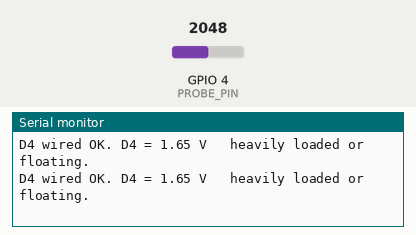
This sketch was run on a simulated ESP32. Shown: the last lines printed to the serial monitor. Inputs (shaded band) come from the test bench; at power-on: GPIO 4 (PROBE_PIN) = 2048.

Above: at 4.5 s.
4.6 s: GPIO 4 (PROBE_PIN) set to 2189
At 5.5 s:
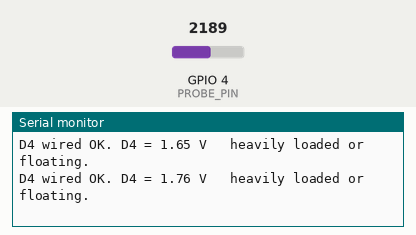
6.1 s: GPIO 4 (PROBE_PIN) set to 2304
At 7.0 s:
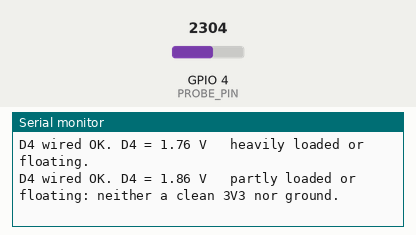
8.6 s: GPIO 4 (PROBE_PIN) set to 3657
At 9.2 s:
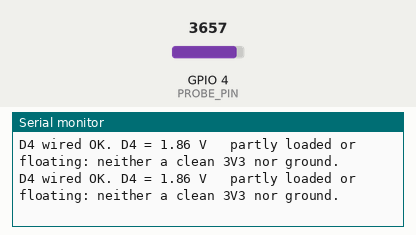
10.1 s: GPIO 4 (PROBE_PIN) set to 3772
At 11.5 s:
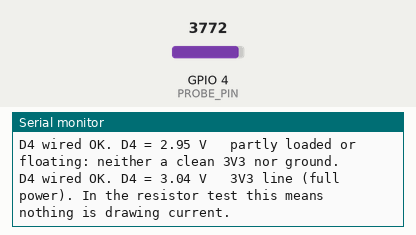

Measured:
- the behaviour switches between 2234 and 2235 on GPIO 4 (PROBE_PIN) (found by bisection; images 1 and 2)
- the behaviour switches between 3723 and 3724 on GPIO 4 (PROBE_PIN) (found by bisection; images 3 and 4)
- after the input at 4.6 s, the serial monitor: prints a new line after 0.25 s (image 1)
- after the input at 6.1 s, the serial monitor: prints a new line after 0.25 s (image 2)
- after the input at 10.1 s, the serial monitor: prints a new line after 0.75 s (image 4)

The sketch:

gps_power_probe.ino
```cpp
/*
 * ArmoryDB · GPS power probe
 * ==========================
 * Finds out, without a multimeter, whether the GPS board has a short on its power input.
 * Serial Monitor: 115200 baud.
 *
 * A 330 ohm resistor sits between the ESP32's 3V3 pin and the GPS VCC pin, so even a dead short
 * can only draw about 10 mA. The ESP32 keeps its power. This sketch reads the voltage at the
 * GPS side of that resistor on pin D4:
 *
 *   ESP32 3V3 ---[330 ohm]---+--- GPS VCC
 *                            |
 *                            +--- ESP32 D4   (reads the voltage here)
 *   GPS GND ------------------- ESP32 GND
 *
 * Two readings tell the whole story:
 *   1. GPS VCC wire NOT connected (jumper end free): expect about 3.3 V. If it is low, the problem
 *      is in the breadboard or the wiring, not the GPS board.
 *   2. GPS VCC wire connected: if the voltage falls close to 0 V, the GPS board is shorted.
 *      Anywhere above about 0.5 V means no hard short.
 *
 * D4 is an ADC2 pin, which works because this sketch does not use Wi-Fi.
 */

static const int PROBE_PIN = 4;

void setup() {
  Serial.begin(115200);
  delay(300);
  analogSetPinAttenuation(PROBE_PIN, ADC_11db); /* measure the full 0 - 3.3 V range */
  Serial.println("\n=== GPS power probe ===");
  Serial.println("Reading the voltage on D4 (the GPS side of the 330 ohm resistor).");
}

void loop() {
  /* Is D4 really wired to the resistor? Pull it down for a moment. A pin held up by 3V3 through the
   * 330 ohm resistor barely moves; an unconnected (floating) pin falls to about 0 V. */
  pinMode(PROBE_PIN, INPUT_PULLDOWN);
  delay(10);
  float pulledDown = analogReadMilliVolts(PROBE_PIN) / 1000.0f;
  pinMode(PROBE_PIN, INPUT);
  delay(5);
  bool wired = pulledDown > 1.5f;

  /* Average a few samples; the ADC is noisy. */
  uint32_t sum = 0;
  for (int i = 0; i < 16; i++) {
    sum += analogReadMilliVolts(PROBE_PIN);
    delay(2);
  }
  float volts = (sum / 16.0f) / 1000.0f;

  const char* verdict;
  /* Used two ways: as the resistor test above, and to tell which breadboard rail is 3V3 and which is
   * ground by touching a jumper from D4 to each rail line. */
  if (volts > 3.0f)      verdict = "3V3 line (full power). In the resistor test this means nothing is drawing current.";
  else if (volts > 1.8f) verdict = "partly loaded or floating: neither a clean 3V3 nor ground.";
  else if (volts > 0.5f) verdict = "heavily loaded or floating.";
  else                   verdict = "GROUND line (about 0 V). In the resistor test with the GPS on, this means a dead short.";

  if (!wired) {
    Serial.printf("D4 is NOT CONNECTED to the resistor (it floated to %.2f V when pulled down). "
                  "Check jumper B: it must go from row Q (the resistor's far end) to D4.\n", pulledDown);
    delay(700);
    return;
  }

  Serial.printf("D4 wired OK. D4 = %.2f V   %s\n", volts, verdict);
  delay(700);
}
```
